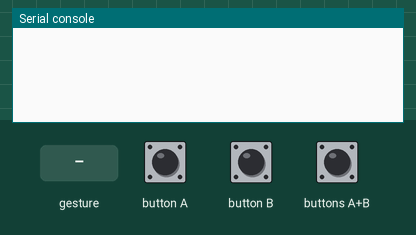
Recording of a program running on a simulated BBC micro:bit (MakeCode). On the bench: the last lines printed to the serial console. The inputs (shaded band) are chosen by the test bench. No radio messages arrive unless stated (any console line starting 'radio sent:' is added by the test bench); a tilt is held for 1.5 s and a shake lasts 1 s, then the board lies face up again.

Above: at 1.2 s.
1.3 s: button A pressed for 0.15 s
At 2.2 s:
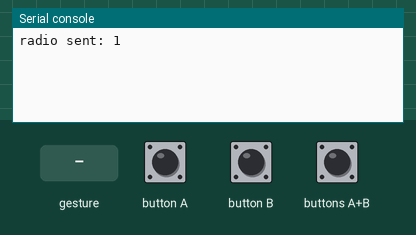
2.9 s: button B pressed for 0.15 s
At 3.4 s:
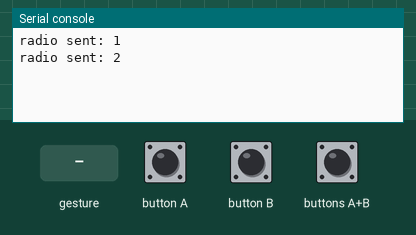
4.5 s: buttons A+B pressed for 0.15 s
At 5.8 s:
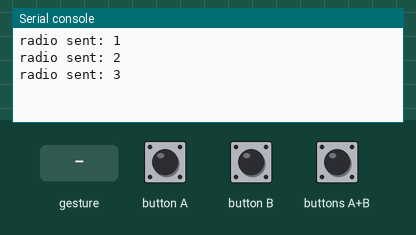
6.1 s: gesture 'shake'
At 7.3 s:
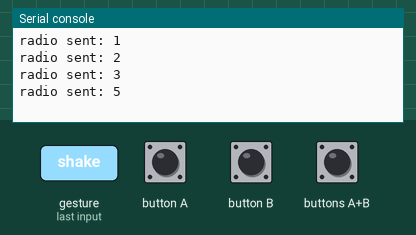
7.6 s: gesture 'free fall'
At 8.7 s:
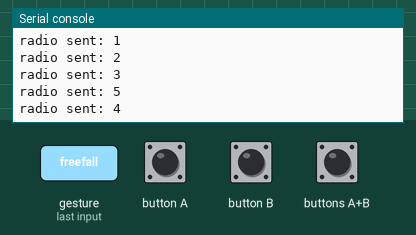
Timing chart, 0 to 10.1 s (numbered marks = the images above; inputs shaded):
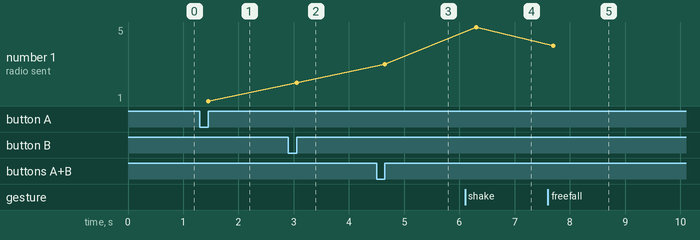

The program:

main.ts
```typescript
input.onButtonPressed(Button.A, function () {
    radio.sendNumber(1)
})
input.onGesture(Gesture.Shake, function () {
    radio.sendNumber(5)
})
input.onButtonPressed(Button.AB, function () {
    radio.sendNumber(3)
})
input.onGesture(Gesture.FreeFall, function () {
    radio.sendNumber(4)
})
input.onButtonPressed(Button.B, function () {
    radio.sendNumber(2)
})
radio.setGroup(0)
basic.forever(function () {

})
```

test.ts
```typescript
// testes vão aqui; isto não será compilado quando este pacote for usado como uma extensão.
```

Measured:
- after the input at 1.3 s, the serial console: prints a new line after 0.15 s (image 1)
- after the input at 2.9 s, the serial console: prints a new line after 0.15 s (image 2)
- after the input at 4.5 s, the serial console: prints a new line after 0.15 s (image 3)
- after the input at 6.1 s, the serial console: prints a new line after 0.20 s (image 4)
- after the input at 7.6 s, the serial console: prints a new line after 0.10 s (image 5)
- plotted number 1: 1 → 2 after the input at 2.9 s, 2 → 3 after the input at 4.5 s, 3 → 5 after the input at 6.1 s, 5 → 4 after the input at 7.6 s
